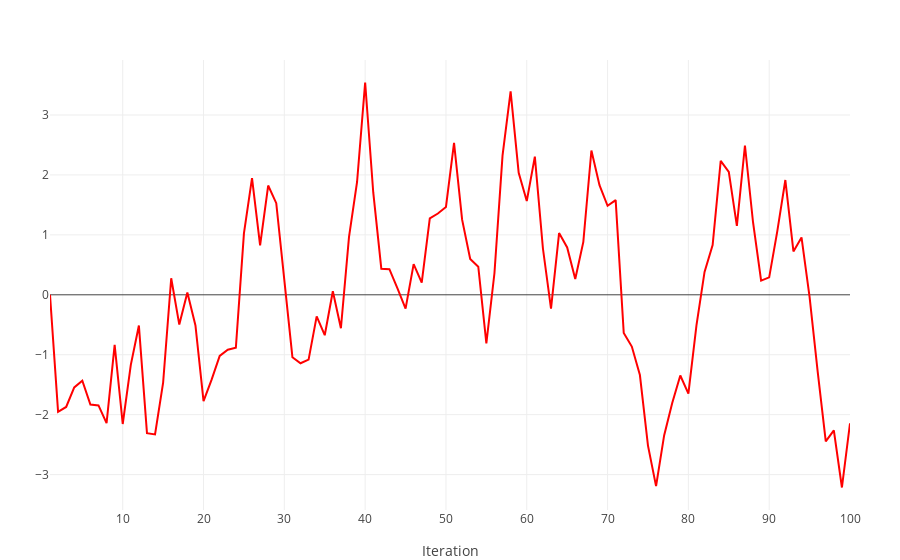

The cell this chart's notebook holds for it:
### Code cell
PlotlyJS.plot(AR1(0.8, 100), 
    line=PlotlyJS.attr(color="red", width=2), 
    PlotlyJS.Layout(xaxis=PlotlyJS.attr(title="Iteration")))
